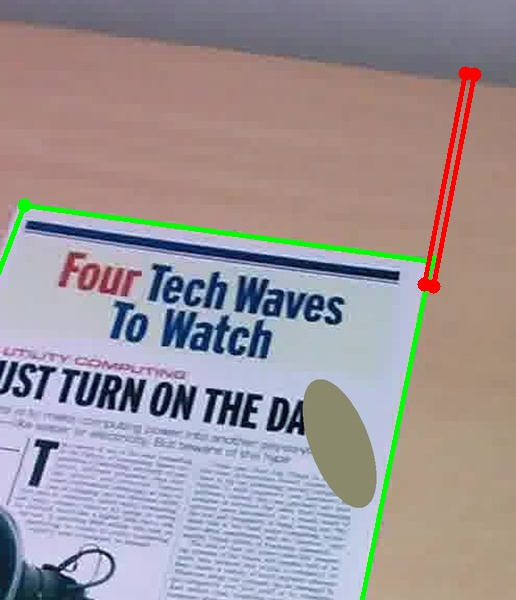
#> input picture images/classic_failure_with_objects.jpg, 516 x 600 px
$ python -i neural_utils.py   (imports and definitions only)
#> lines starting #> are read from the running program, lines starting #| are printed output that depends on the picture; after the words box and inside, x2 and y2 are one past the last pixel; in counts of white or black regions, pixels touching at a corner belong together
#> further down, picture is the input picture: shape (600, 516, 3); mean B, G, R 152.7, 148.8, 157.6
import cv2
import numpy as np
import tensorflow as tf

IMAGE_SIZE = 224
CANVAS_WIDTH = 512
CANVAS_HEIGHT = 683
POINTS_PER_SIDE = 50
CONTOUR_POINT_COUNT = POINTS_PER_SIDE * 4

def prepare_binary_image(image):

    if image.ndim == 3:
        image = cv2.cvtColor(image, cv2.COLOR_BGR2GRAY)
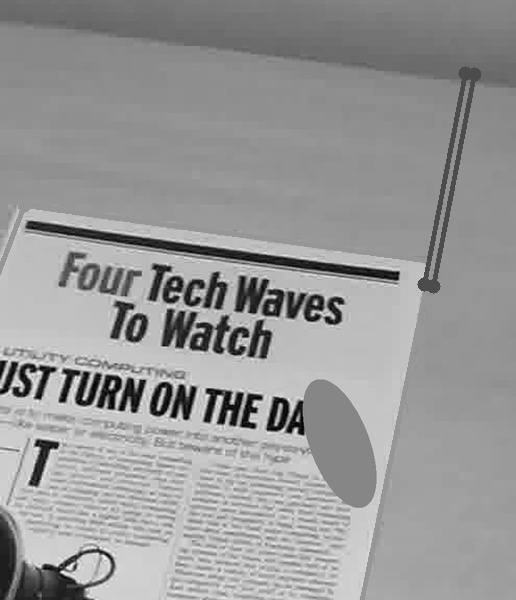
#> image: shape (600, 516); min 1, max 250, mean 151.9

    height, width = image.shape
#> height = 600; width = 516
    scale = min(CANVAS_WIDTH / width, CANVAS_HEIGHT / height)
#> scale = 0.992
    new_width = max(1, int(round(width * scale)))
#> new_width = 512
    new_height = max(1, int(round(height * scale)))
#> new_height = 595
    image = cv2.resize(image, (new_width, new_height))
#> image: shape (595, 512)

    image = cv2.GaussianBlur(image, (5, 5), 0)
    binary = cv2.adaptiveThreshold(
        image,
        255,
        cv2.ADAPTIVE_THRESH_GAUSSIAN_C,
        cv2.THRESH_BINARY,
        51,
        5,
    )
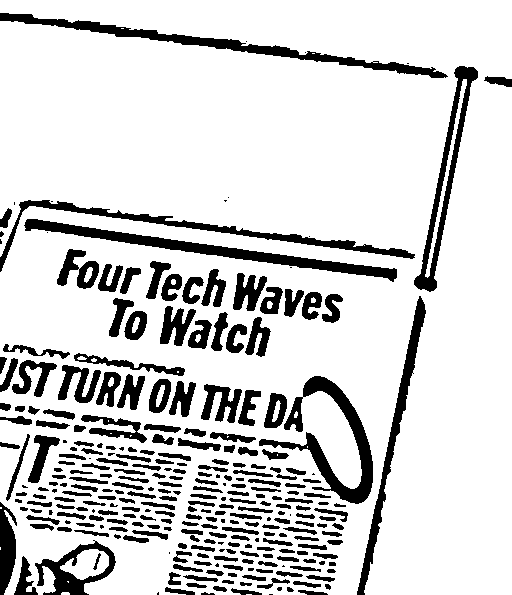
#> binary: shape (595, 512); 82.6% white; 291 black regions (43 under 20 px), largest, box (x1, y1, x2, y2) and area: (24, 219, 397, 282) 3653, (0, 13, 448, 78) 3573, (259, 376, 373, 504) 3505

    offset_x = (CANVAS_WIDTH - new_width) // 2
#> offset_x = 0
    offset_y = (CANVAS_HEIGHT - new_height) // 2
#> offset_y = 44

    canvas = np.full(
        (CANVAS_HEIGHT, CANVAS_WIDTH),
        255,
        dtype=np.uint8,
    )
    canvas[
        offset_y:offset_y + new_height,
        offset_x:offset_x + new_width,
    ] = binary
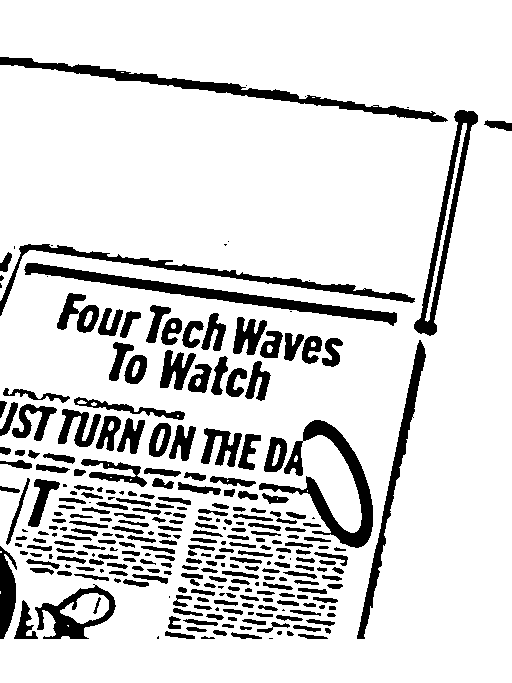
#> canvas: shape (683, 512); 84.9% white; 291 black regions (43 under 20 px), largest, box (x1, y1, x2, y2) and area: (24, 263, 397, 326) 3653, (0, 57, 448, 122) 3573, (259, 420, 373, 548) 3505

    canvas = cv2.resize(
        canvas,
        (IMAGE_SIZE, IMAGE_SIZE),
        interpolation=cv2.INTER_NEAREST,
    )
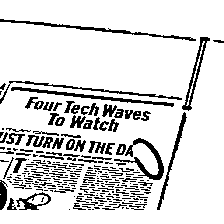
#> canvas: shape (224, 224); 84.9% white; black in thin lines or dots, all inside (x1, y1, x2, y2) = (0, 19, 224, 210)

    canvas = cv2.cvtColor(canvas, cv2.COLOR_GRAY2RGB)
    canvas = canvas.astype(np.float32)
#> (the run stopped early here; a loop or call above may not have finished)

$ run again, on images/classic_success_without_objects.jpg
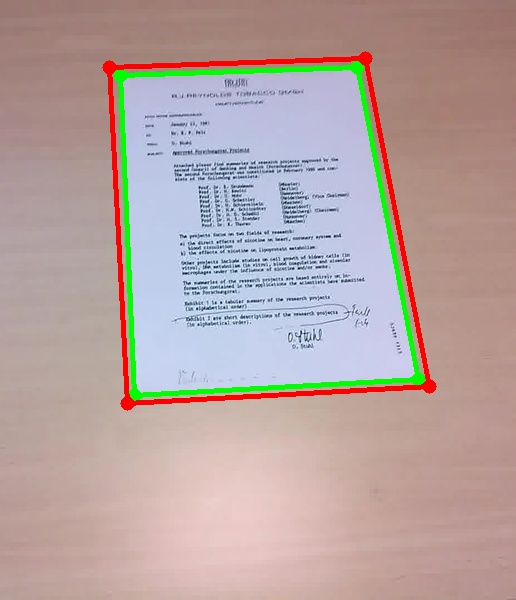
#> input picture images/classic_success_without_objects.jpg, 516 x 600 px
#> picture is the input picture: shape (600, 516, 3); mean B, G, R 161.8, 164.1, 182.3
#> in prepare_binary_image, `binary = cv2.adaptiveThreshold( image, 255, cv2.ADAPTIVE_THRESH_GAUSSI..`:
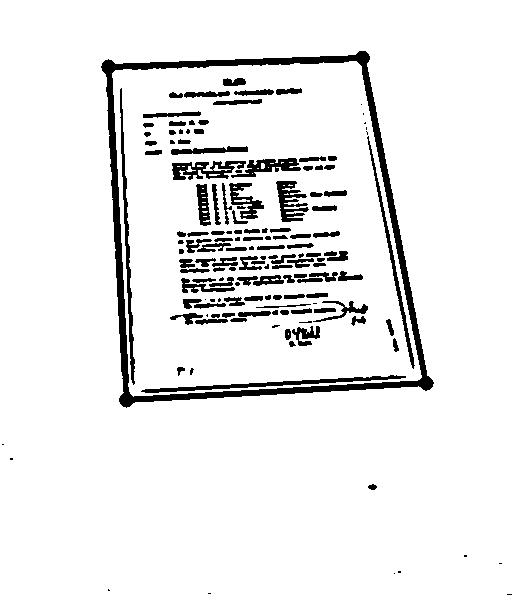
#> binary: shape (595, 512); 92.3% white; 148 black regions (34 under 20 px), largest, box (x1, y1, x2, y2) and area: (101, 51, 434, 408) 8121, (141, 375, 406, 393) 1009, (120, 88, 135, 385) 964
#> in prepare_binary_image, `canvas = cv2.resize( canvas, (IMAGE_SIZE, IMAGE_SIZE), interpolation=c..`:
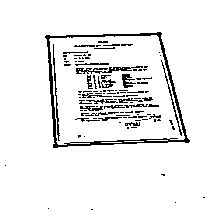
#> canvas: shape (224, 224); 93.4% white; black in thin lines or dots, all inside (x1, y1, x2, y2) = (5, 32, 205, 210)

$ run again, on images/neural_with_objects_1.jpg
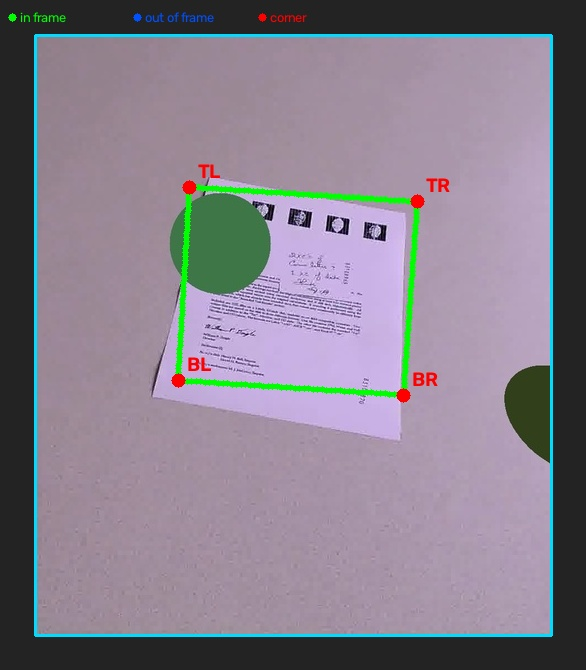
#> input picture images/neural_with_objects_1.jpg, 586 x 670 px
#> picture is the input picture: shape (670, 586, 3); mean B, G, R 139.1, 126.2, 133.5
#> in prepare_binary_image, `binary = cv2.adaptiveThreshold( image, 255, cv2.ADAPTIVE_THRESH_GAUSSI..`:
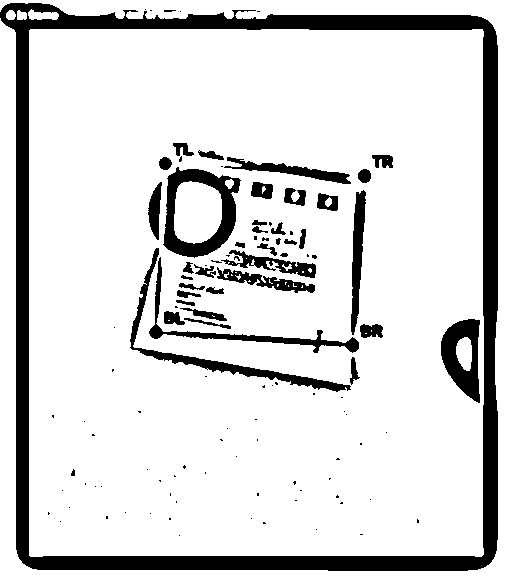
#> binary: shape (585, 512); 85.1% white; 112 black regions (71 under 20 px), largest, box (x1, y1, x2, y2) and area: (0, 3, 498, 571) 27918, (163, 167, 241, 258) 2837, (130, 248, 351, 392) 2194
#> in prepare_binary_image, `canvas = cv2.resize( canvas, (IMAGE_SIZE, IMAGE_SIZE), interpolation=c..`:
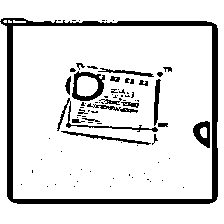
#> canvas: shape (224, 224); 87.1% white; 83 black regions (61 under 20 px), largest, box (x1, y1, x2, y2) and area: (0, 18, 218, 204) 4048, (72, 71, 105, 101) 408, (57, 98, 158, 132) 316

$ run again, on images/neural_with_objects_2.jpg
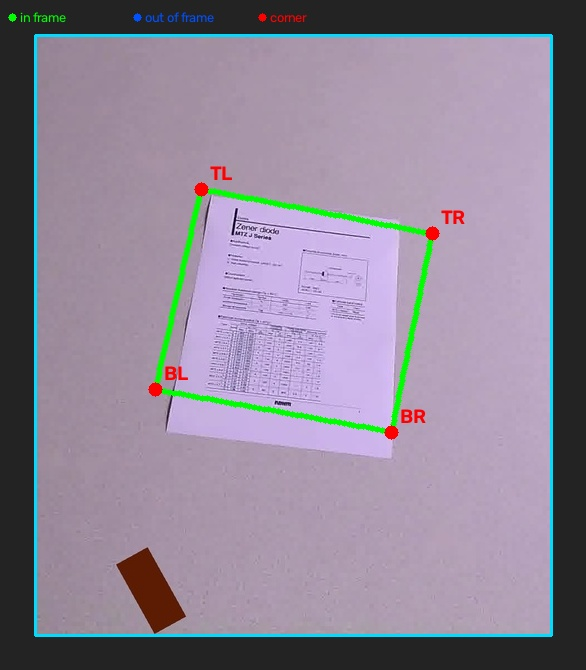
#> input picture images/neural_with_objects_2.jpg, 586 x 670 px
#> picture is the input picture: shape (670, 586, 3); mean B, G, R 149, 132.2, 141.3
#> in prepare_binary_image, `binary = cv2.adaptiveThreshold( image, 255, cv2.ADAPTIVE_THRESH_GAUSSI..`:
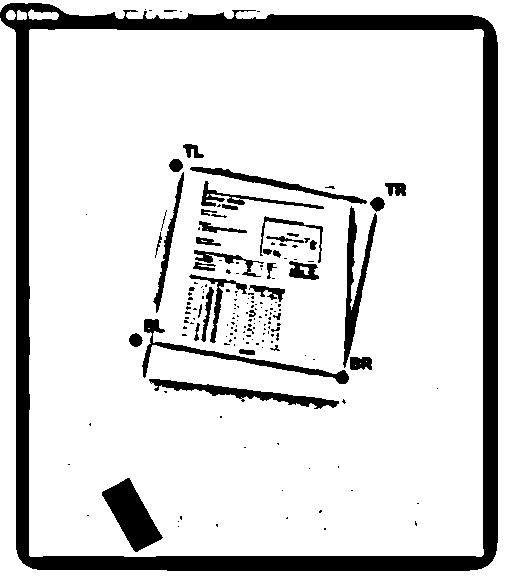
#> binary: shape (585, 512); 85.7% white; 177 black regions (134 under 20 px), largest, box (x1, y1, x2, y2) and area: (0, 3, 498, 571) 28635, (102, 478, 163, 552) 2168, (343, 206, 377, 368) 1622
#> in prepare_binary_image, `canvas = cv2.resize( canvas, (IMAGE_SIZE, IMAGE_SIZE), interpolation=c..`:
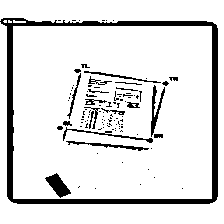
#> canvas: shape (224, 224); 87.7% white; 106 black regions (83 under 20 px), largest, box (x1, y1, x2, y2) and area: (0, 18, 218, 204) 4095, (45, 173, 71, 198) 308, (151, 85, 165, 137) 238
